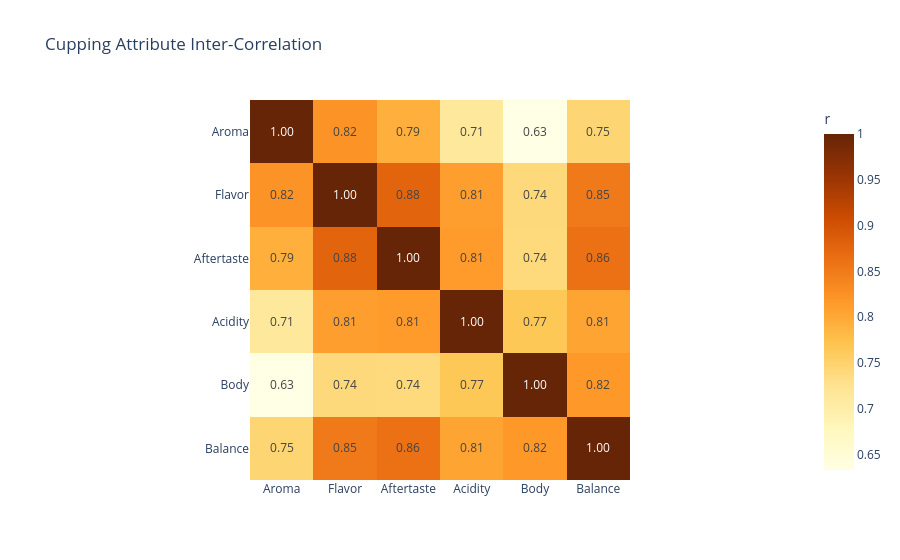

Notebook source saved alongside this figure:
### Markdown cell above
## 3. Cupping Attributes Are Highly Correlated

Good coffee tends to score well across all dimensions (r=0.63–0.88 between attributes).
**Body is the most independent attribute** — a coffee can have great aroma but average body.
This means body is potentially the most interesting dimension for differentiating
processing methods.

### Code cell
# Attribute inter-correlation heatmap
corr_matrix = df[cupping_attrs].corr()

fig = px.imshow(
    corr_matrix,
    x=[c.replace("_", " ").title() for c in cupping_attrs],
    y=[c.replace("_", " ").title() for c in cupping_attrs],
    color_continuous_scale="YlOrBr",
    text_auto=".2f",
    title="Cupping Attribute Inter-Correlation",
    labels={"color": "r"},
)
fig.show()

### Figure 1 — Plotly figure (JSON) as saved in the notebook; plotly's stock layout.template omitted (floating-point values rounded to 4 significant figures)
{"data": [{"coloraxis": "coloraxis", "hovertemplate": "x: %{x}<br>y: %{y}<br>r: %{z}<extra></extra>", "name": "0", "texttemplate": "%{z:.2f}", "type": "heatmap", "x": ["Aroma", "Flavor", "Aftertaste", "Acidity", "Body", "Balance"], "xaxis": "x", "y": ["Aroma", "Flavor", "Aftertaste", "Acidity", "Body", "Balance"], "yaxis": "y", "z": [[1.0, 0.8228, 0.7934, 0.7129, 0.6331, 0.7456], [0.8228, 1.0, 0.8768, 0.8109, 0.7399, 0.8518], [0.7934, 0.8768, 1.0, 0.8144, 0.7387, 0.862], [0.7129, 0.8109, 0.8144, 1.0, 0.7652, 0.8052], [0.6331, 0.7399, 0.7387, 0.7652, 1.0, 0.8161], [0.7456, 0.8518, 0.862, 0.8052, 0.8161, 1.0]]}], "layout": {"coloraxis": {"colorbar": {"title": {"text": "r"}}, "colorscale": [[0, "rgb(255,255,229)"], [0.125, "rgb(255,247,188)"], [0.25, "rgb(254,227,145)"], [0.375, "rgb(254,196,79)"], [0.5, "rgb(254,153,41)"], [0.625, "rgb(236,112,20)"], [0.75, "rgb(204,76,2)"], [0.875, "rgb(153,52,4)"], [1, "rgb(102,37,6)"]]}, "title": {"text": "Cupping Attribute Inter-Correlation"}, "xaxis": {"anchor": "y", "constrain": "domain", "domain": [0, 1], "scaleanchor": "y"}, "yaxis": {"anchor": "x", "autorange": "reversed", "constrain": "domain", "domain": [0, 1]}}}
